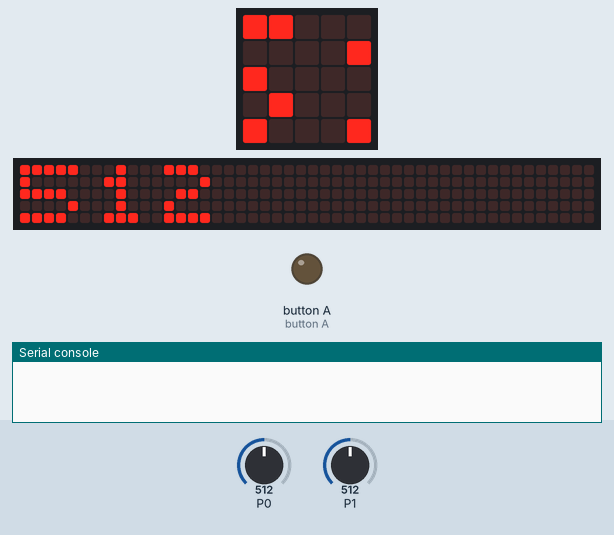
Bench run of a program on a simulated BBC micro:bit (MakeCode). Shown: the board's 5×5 LED display, a strip that is not on the board, showing the scrolling text unrolled, output pins drawn as LEDs (lit = HIGH), the last lines printed to the serial console. Inputs (shaded band) come from the test bench; at power-on: P0 = 512, P1 = 512 (analog values on the 0–1023 scale). The 48×5 strip is a reading aid, not a part: it shows the text the display is scrolling, unrolled, one strip-width of it at a time.

Above: at 1.27 s.
1.3 s: P0 set to 0
5.5 s: P1 set to 716
At 11.4 s:
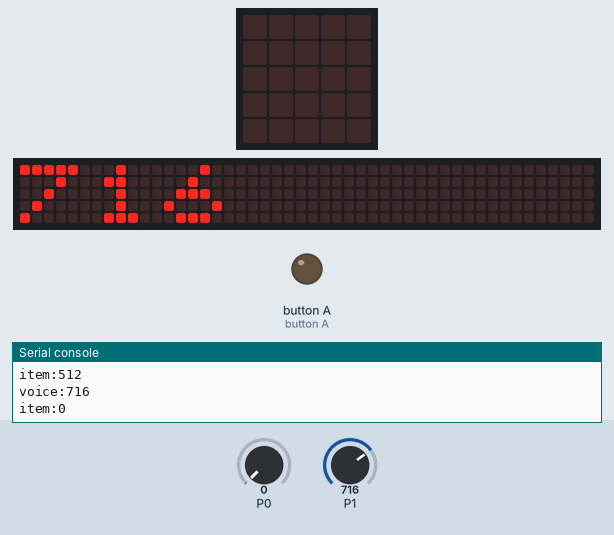
17.4 s: P0 set to 110
At 20.8 s:
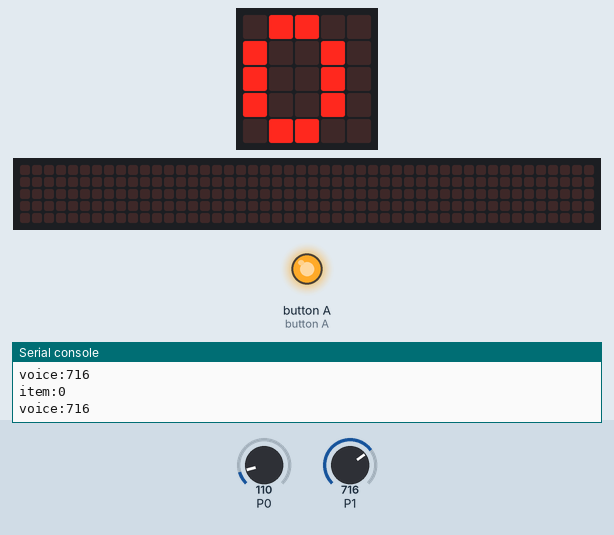
26.1 s: P1 set to 900
At 35.47 s:
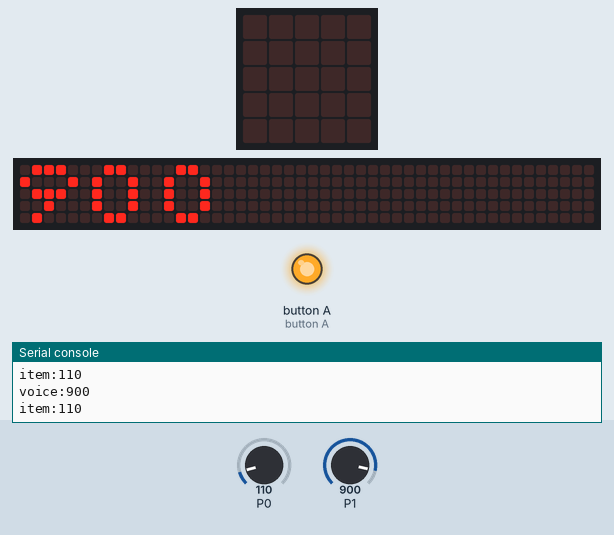
36.9 s: P1 set to 1023
At 42.75 s:
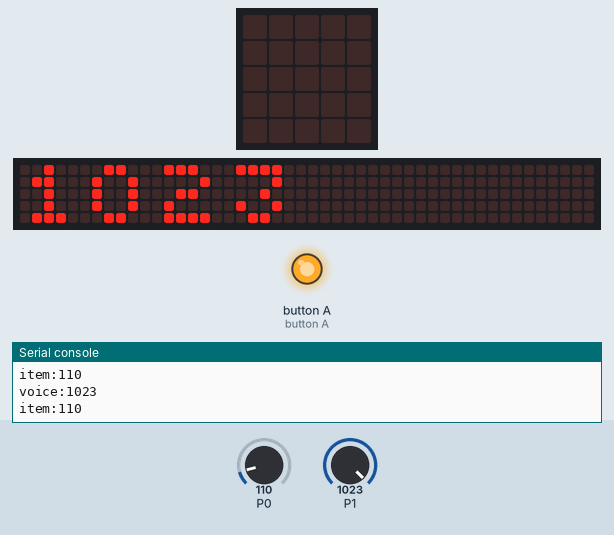
44.1 s: P0 set to 122
At 55.35 s:
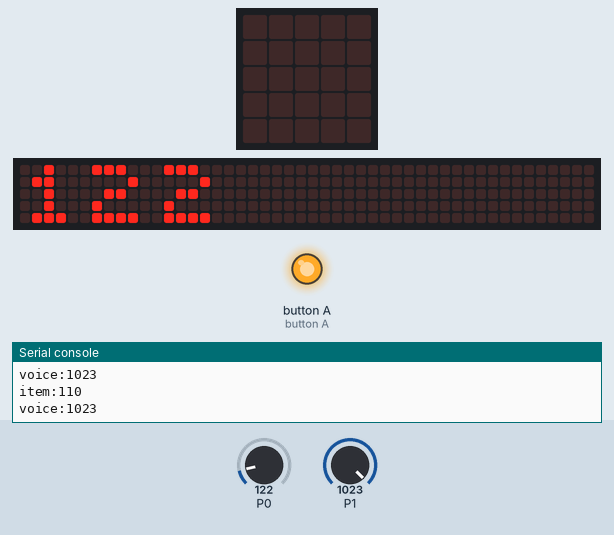
Timing chart, 0 to 56.9 s (numbered marks = the images above; inputs shaded):
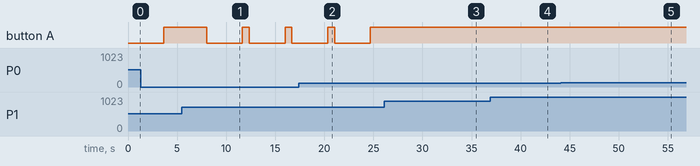

The program:

main.ts
```typescript
let voice = 0
let item = 0
basic.clearScreen()
basic.forever(function () {
    item = pins.analogReadPin(AnalogPin.P0)
    basic.showNumber(item)
    basic.pause(50)
    serial.writeValue("item", item)
    if (item > 100) {
        pins.digitalWritePin(DigitalPin.P5, 1)
    } else {
        pins.digitalWritePin(DigitalPin.P5, 0)
    }
})
basic.forever(function () {
    voice = pins.analogReadPin(AnalogPin.P1)
    basic.showNumber(pins.analogReadPin(AnalogPin.P1))
    basic.pause(100)
    serial.writeValue("voice", pins.analogReadPin(AnalogPin.P1))
    if (voice > 5) {
        pins.digitalWritePin(DigitalPin.P5, 1)
    } else {
        pins.digitalWritePin(DigitalPin.P5, 0)
    }
})
```

test.ts
```typescript
// tests gaan hier; deze zal niet worden gecompileerd wanneer dit pakket wordt gebruikt als extensie.
```

Measured:
- after the input at 17.4 s, button A: goes on until 24.7 s, then stays HIGH
- by itself, button A: alternates HIGH for 0.70 s and LOW for 3.7 s
- what the display in image 2 shows lasts 0.7 s, from 20.3 s to 21.0 s
